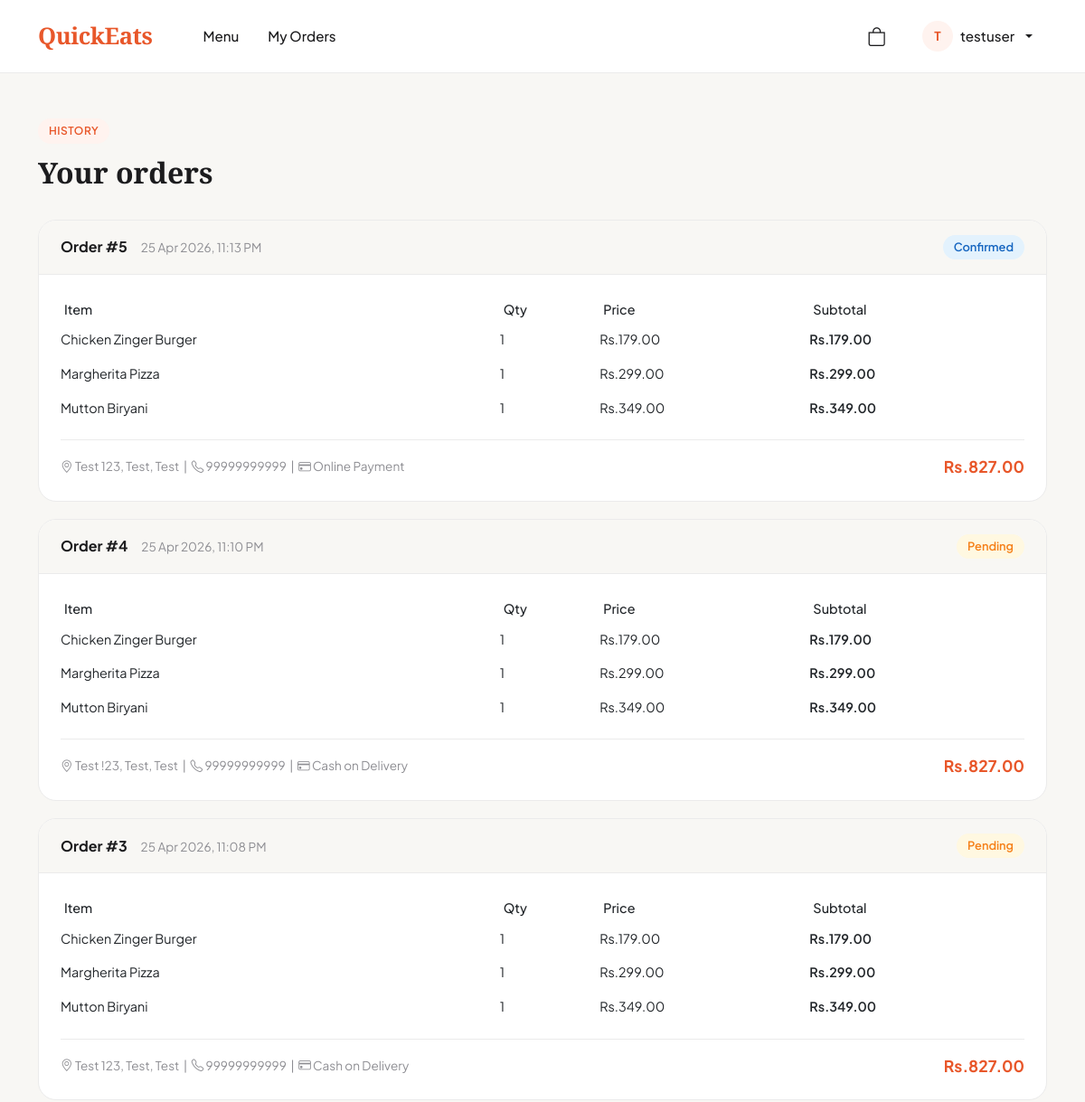
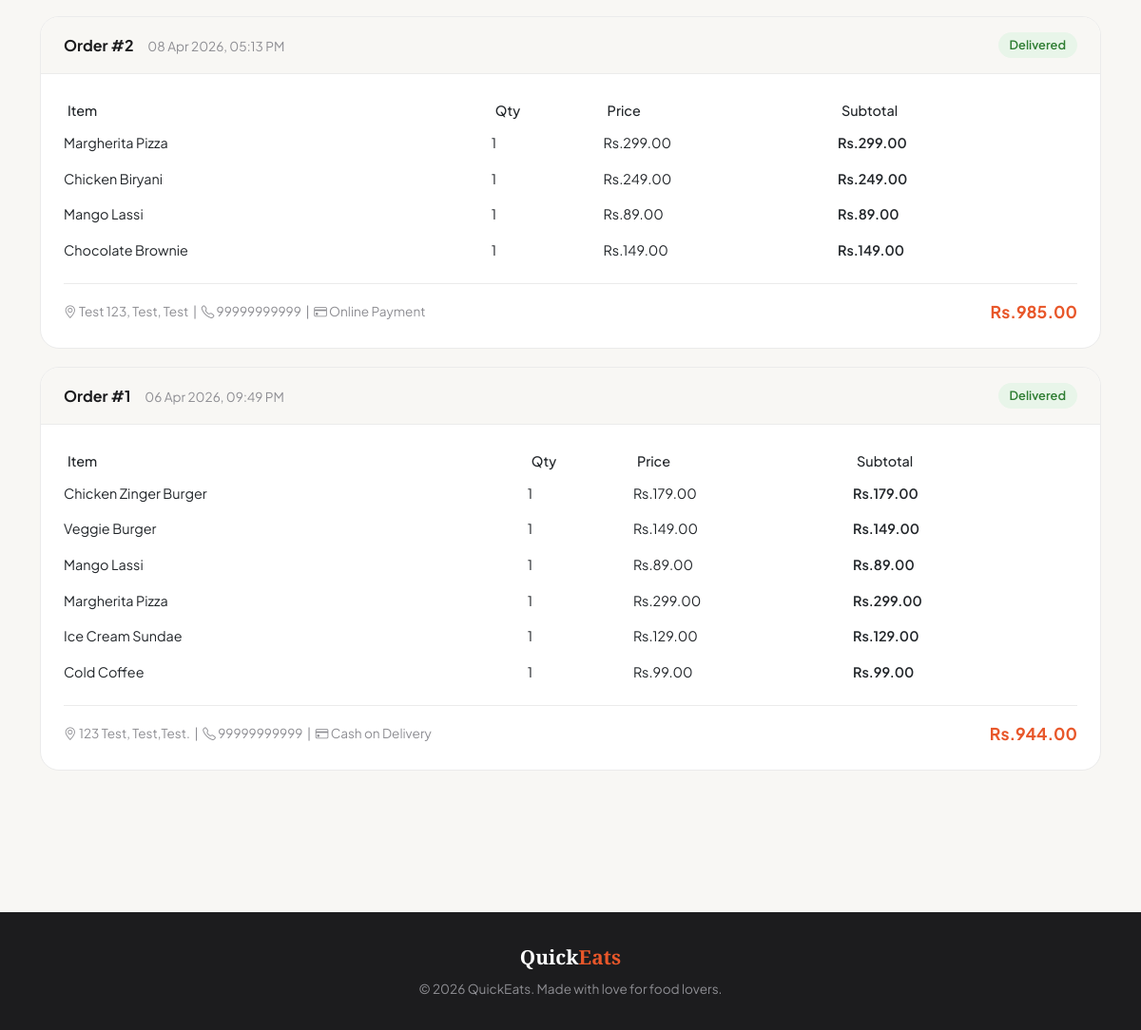
The app's page /my-orders/ (signed in) with its own data (2 pictures, top to bottom).
### core/models.py (models this page shows, shortened)
class Order(models.Model):
    STATUS_CHOICES = [
        ('pending', 'Pending'),
        ('confirmed', 'Confirmed'),
        ('preparing', 'Preparing'),
        ('delivered', 'Delivered'),
        ('cancelled', 'Cancelled'),
    ]
    PAYMENT_CHOICES = [
        ('cod', 'Cash on Delivery'),
        ('online', 'Online Payment'),
    ]
    user = models.ForeignKey(User, on_delete=models.CASCADE, related_name='orders')
    total_amount = models.DecimalField(max_digits=10, decimal_places=2)
    status = models.CharField(max_length=20, choices=STATUS_CHOICES, default='pending')
    payment_method = models.CharField(max_length=20, choices=PAYMENT_CHOICES, default='cod')
    payment_done = models.BooleanField(default=False)
    address = models.TextField()
    phone = models.CharField(max_length=15)
    created_at = models.DateTimeField(auto_now_add=True)
    class Meta:
        ordering = ['-created_at']

class OrderItem(models.Model):
    order = models.ForeignKey(Order, on_delete=models.CASCADE, related_name='order_items')
    food_item = models.ForeignKey(FoodItem, on_delete=models.CASCADE)
    quantity = models.PositiveIntegerField()
    price = models.DecimalField(max_digits=8, decimal_places=2)
    def get_subtotal(self):
        return self.price * self.quantity

class FoodItem(models.Model):
    category = models.ForeignKey(Category, on_delete=models.CASCADE, related_name='items')
    name = models.CharField(max_length=200)
    description = models.TextField(blank=True)
    price = models.DecimalField(max_digits=8, decimal_places=2)
    image = models.ImageField(upload_to='food_images/', blank=True, null=True)
    is_available = models.BooleanField(default=True)
    is_veg = models.BooleanField(default=True)

### core/views.py (the view)
# urls.py: path('my-orders/', views.my_orders_view, name='my_orders'),
@login_required
def my_orders_view(request):
    orders = Order.objects.filter(user=request.user).prefetch_related('order_items__food_item')
    return render(request, 'my_orders.html', {'orders': orders})

### core/context_processors.py (called while the page is built)
def cart_count(request):
    count = 0
    if request.user.is_authenticated:
        try:
            cart = Cart.objects.get(user=request.user)
            count = cart.get_item_count()
        except Cart.DoesNotExist:
            count = 0
    return {'cart_count': count}

### core/models.py (called while the page is built)
    def get_item_count(self):
        return sum(item.quantity for item in self.cart_items.all())

### templates/my_orders.html (shortened to what this page needs)
{% extends 'base.html' %}
{% block content %}
<section style="padding:50px 0">
    <div class="container">
        <div class="section-tag">History</div>
        <h2 class="section-title">Your orders</h2>
        {% if orders %}
        {% for order in orders %}
        <div class="order-card">
            <div class="order-header">
                <div>
                    <span style="font-weight:700;font-size:1rem">Order #{{ order.id }}</span>
                    <span style="color:#8e8e93;font-size:0.85rem;margin-left:12px">
                        {{ order.created_at|date:"d M Y, h:i A" }}
                    </span>
                </div>
                <div class="d-flex align-items-center gap-2">
                    {% if order.status == 'pending' %}
                    <span class="status-pending">Pending</span>
                    {% elif order.status == 'confirmed' %}
                    <span class="status-confirmed">Confirmed</span>
                    {% elif order.status == 'preparing' %}
                    <span class="status-preparing">Preparing</span>
                    {% elif order.status == 'delivered' %}
                    <span class="status-delivered">Delivered</span>
                    {% elif order.status == 'cancelled' %}
                    <span class="status-cancelled">Cancelled</span>
                    {% endif %}
                </div>
            </div>
            <div class="order-body">
                <table class="table table-sm mb-3" style="font-size:0.9rem">
                    <thead style="color:#8e8e93">
                        <tr>
                            <th style="font-weight:500;border:none">Item</th>
                            <th style="font-weight:500;border:none">Qty</th>
                            <th style="font-weight:500;border:none">Price</th>
                            <th style="font-weight:500;border:none">Subtotal</th>
                        </tr>
                    </thead>
                    <tbody>
                        {% for oi in order.order_items.all %}
                        <tr>
                            <td style="border:none;padding:8px 0">{{ oi.food_item.name }}</td>
                            <td style="border:none;padding:8px 0">{{ oi.quantity }}</td>
                            <td style="border:none;padding:8px 0">Rs.{{ oi.price }}</td>
                            <td style="border:none;padding:8px 0;font-weight:600">Rs.{{ oi.get_subtotal }}</td>
                        </tr>
                        {% endfor %}
                    </tbody>
                </table>
                <div style="border-top:1.5px solid #ebebeb;padding-top:1rem;display:flex;justify-content:space-between;align-items:center">
                    <div style="font-size:0.85rem;color:#8e8e93">
                        <i class="bi bi-geo-alt"></i> {{ order.address }} &nbsp;|&nbsp;
                        <i class="bi bi-telephone"></i> {{ order.phone }} &nbsp;|&nbsp;
                        <i class="bi bi-credit-card"></i> {{ order.get_payment_method_display }}
                    </div>
                    <div style="font-weight:700;font-size:1.1rem;color:#e8572a">
                        Rs.{{ order.total_amount }}
                    </div>
                </div>
            </div>
        </div>
        {% endfor %}
        {% endif %}
    </div>
</section>
{% endblock %}

### templates/base.html (shortened to what this page needs)
<!DOCTYPE html>
<html lang="en">
<head>
    <link href="https://cdn.jsdelivr.net/npm/bootstrap@5.3.0/dist/css/bootstrap.min.css" rel="stylesheet">
    <link href="https://cdn.jsdelivr.net/npm/bootstrap-icons@1.10.5/font/bootstrap-icons.css" rel="stylesheet">
    {% load static %}
    <link rel="stylesheet" href="{% static 'css/style.css' %}">
</head>
<body>
<nav class="navbar navbar-expand-lg">
    <div class="container">
        <a class="navbar-brand" href="{% url 'home' %}">
            Quick<span style="color:#e8572a">Eats</span>
        </a>
        <div class="collapse navbar-collapse" id="navMenu">
            <ul class="navbar-nav me-auto ms-4">
                <li class="nav-item">
                    <a class="nav-link" href="{% url 'menu' %}">Menu</a>
                </li>
                {% if user.is_authenticated %}
                <li class="nav-item">
                    <a class="nav-link" href="{% url 'my_orders' %}">My Orders</a>
                </li>
                {% endif %}
            </ul>
            <ul class="navbar-nav ms-auto align-items-center gap-2">
                {% if user.is_authenticated %}
                <li class="nav-item">
                    <a class="nav-link position-relative" href="{% url 'cart' %}">
                        <i class="bi bi-bag" style="font-size:1.3rem;color:#1c1c1e"></i>
                    </a>
                </li>
                <li class="nav-item dropdown">
                    <a class="nav-link dropdown-toggle d-flex align-items-center gap-2" href="#" data-bs-toggle="dropdown">
                        <div style="width:34px;height:34px;border-radius:50%;background:#fff3ef;display:flex;align-items:center;justify-content:center;font-weight:700;font-size:0.85rem;color:#e8572a">
                            {{ user.username|slice:":1"|upper }}
                        </div>
                        {{ user.username }}
                    </a>
                </li>
                {% endif %}
            </ul>
        </div>
    </div>
</nav>
<main>
    {% block content %}{% endblock %}
</main>
<footer>
    <div class="container text-center">
        <div class="brand">Quick<span>Eats</span></div>
        <p class="mt-2 mb-0" style="font-size:0.85rem">© 2026 QuickEats. Made with love for food lovers.</p>
    </div>
</footer>
</body>
</html>

### static/css/style.css (style rules this page uses)
* { margin: 0; padding: 0; box-sizing: border-box; }
body { background-color: #f8f7f4; font-family: 'Plus Jakarta Sans', sans-serif; color: #1c1c1e; }
.navbar { background: #ffffff !important; border-bottom: 1px solid #ebebeb; padding: 1rem 0; box-shadow: none !important; }
.navbar-brand { font-family: 'Playfair Display', serif !important; font-size: 1.6rem !important; font-weight: 700 !important; color: #e8572a !important; letter-spacing: -0.5px; }
.navbar-brand span { color: #1c1c1e; }
.nav-link { color: #1c1c1e !important; font-weight: 500; font-size: 0.95rem; padding: 0.4rem 1rem !important; border-radius: 8px; transition: background 0.2s; }
.section-tag { display: inline-block; background: #fff3ef; color: #e8572a; font-size: 0.75rem; font-weight: 600; padding: 5px 12px; border-radius: 50px; margin-bottom: 0.8rem; letter-spacing: 0.5px; text-transform: uppercase; }
.section-title { font-family: 'Playfair Display', serif; font-size: 2rem; font-weight: 700; color: #1c1c1e; margin-bottom: 2rem; }
.order-card { background: #fff; border: 1.5px solid #ebebeb; border-radius: 20px; overflow: hidden; margin-bottom: 1.2rem; }
.order-header { background: #f8f7f4; padding: 1rem 1.5rem; border-bottom: 1px solid #ebebeb; display: flex; justify-content: space-between; align-items: center; }
.order-body { padding: 1.5rem; }
.status-pending { background: #fff8e1; color: #f57f17; padding: 4px 12px; border-radius: 50px; font-size: 0.8rem; font-weight: 600; }
.status-confirmed { background: #e3f2fd; color: #1565c0; padding: 4px 12px; border-radius: 50px; font-size: 0.8rem; font-weight: 600; }
.status-delivered { background: #e8f5e9; color: #2e7d32; padding: 4px 12px; border-radius: 50px; font-size: 0.8rem; font-weight: 600; }
footer { background: #1c1c1e !important; color: #8e8e93; padding: 2rem 0; margin-top: 5rem; }
footer .brand { font-family: 'Playfair Display', serif; font-size: 1.3rem; color: #fff; font-weight: 700; }
footer span { color: #e8572a; }

### records on screen
Order: id "5", created_at "25 Apr 2026, 11:13 PM", status "Confirmed", address "Test 123, Test, Test", phone "99999999999", payment_method "Online Payment", total_amount "827.00"
OrderItem: food_item.name "Chicken Zinger Burger", quantity "1", price "179.00", get_subtotal "179.00"
OrderItem: food_item.name "Margherita Pizza", quantity "1", price "299.00", get_subtotal "299.00"
OrderItem: food_item.name "Mutton Biryani", quantity "1", price "349.00", get_subtotal "349.00"
Order: id "4", created_at "25 Apr 2026, 11:10 PM", status "Pending", address "Test !23, Test, Test", phone "99999999999", payment_method "Cash on Delivery", total_amount "827.00"
OrderItem: food_item.name "Chicken Zinger Burger", quantity "1", price "179.00", get_subtotal "179.00"
OrderItem: food_item.name "Margherita Pizza", quantity "1", price "299.00", get_subtotal "299.00"
OrderItem: food_item.name "Mutton Biryani", quantity "1", price "349.00", get_subtotal "349.00"
Order: id "3", created_at "25 Apr 2026, 11:08 PM", status "Pending", address "Test 123, Test, Test", phone "99999999999", payment_method "Cash on Delivery", total_amount "827.00"
OrderItem: food_item.name "Chicken Zinger Burger", quantity "1", price "179.00", get_subtotal "179.00"
OrderItem: food_item.name "Margherita Pizza", quantity "1", price "299.00", get_subtotal "299.00"
OrderItem: food_item.name "Mutton Biryani", quantity "1", price "349.00", get_subtotal "349.00"
Order: id "2", created_at "08 Apr 2026, 05:13 PM", status "Delivered", address "Test 123, Test, Test", phone "99999999999", payment_method "Online Payment", total_amount "985.00"
OrderItem: food_item.name "Margherita Pizza", quantity "1", price "299.00", get_subtotal "299.00"
OrderItem: food_item.name "Chicken Biryani", quantity "1", price "249.00", get_subtotal "249.00"
OrderItem: food_item.name "Mango Lassi", quantity "1", price "89.00", get_subtotal "89.00"
OrderItem: food_item.name "Chocolate Brownie", quantity "1", price "149.00", get_subtotal "149.00"
Order: id "1", created_at "06 Apr 2026, 09:49 PM", status "Delivered", address "123 Test, Test,Test.", phone "99999999999", payment_method "Cash on Delivery", total_amount "944.00"
OrderItem: food_item.name "Chicken Zinger Burger", quantity "1", price "179.00", get_subtotal "179.00"
OrderItem: food_item.name "Veggie Burger", quantity "1", price "149.00", get_subtotal "149.00"
OrderItem: food_item.name "Mango Lassi", quantity "1", price "89.00", get_subtotal "89.00"
OrderItem: food_item.name "Margherita Pizza", quantity "1", price "299.00", get_subtotal "299.00"
OrderItem: food_item.name "Ice Cream Sundae", quantity "1", price "129.00", get_subtotal "129.00"
OrderItem: food_item.name "Cold Coffee", quantity "1", price "99.00", get_subtotal "99.00"

### other values on screen
{{ user.username|slice:":1"|upper }} "T"
{{ user.username }} "testuser"
